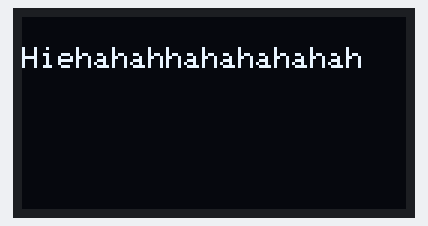
A sketch run on a simulated Arduino Uno, built with avr-gcc and run on an emulated ATmega328P. Shown: 128×64 one-colour display.

Above: at 2.1 s.

The sketch:

sketch_jan22a.ino
```cpp
#include <Wire.h>
#include <Adafruit_GFX.h>
#include <Adafruit_SSD1306.h>

#define OLED_WIDTH 128 // OLED width,  in pixels
#define OLED_HEIGHT 64 // OLED height, in pixels

// create an OLED display object connected to I2C
Adafruit_SSD1306 oled(OLED_WIDTH, OLED_HEIGHT, &Wire, -1);

void setup() {
  Serial.begin(9600);

  // initialize OLED display with I2C address 0x3C
  if (!oled.begin(SSD1306_SWITCHCAPVCC, 0x3C)) {
    Serial.println(F("failed to start SSD1306 OLED"));
    while (1);
  }

  delay(2000);         // wait two seconds for initializing
  oled.clearDisplay(); // clear display

  oled.setTextSize(1);         // set text size
  oled.setTextColor(WHITE);    // set text color
  oled.setCursor(0, 10);       // set position to display
  oled.println("Hiehahahhahahahahah"); // set text
  oled.display();              // display on OLED

}

void loop() {
}
```
